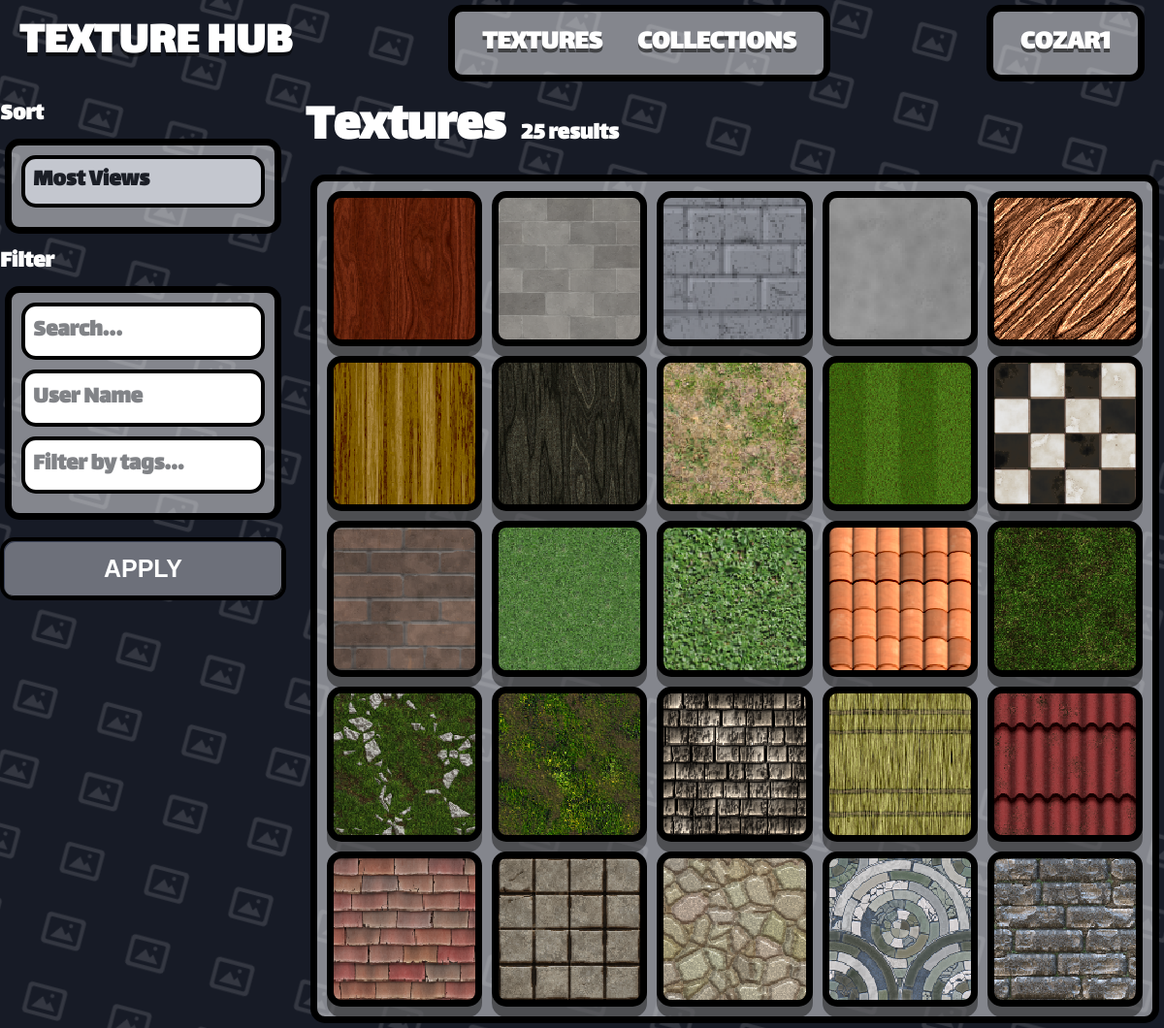
The app's page /0 (signed in) with its own data.
### app.py (models this page shows)
class User(db.Model):  # pylint: disable=too-few-public-methods
    __tablename__ = "User"
    user_id = db.Column(db.Integer, primary_key=True)
    user_name = db.Column(db.String(80), unique=True, nullable=False)
    user_password = db.Column(db.String(120), nullable=False)
    user_rating = db.Column(db.Integer, default=0)

class Texture(db.Model):  # pylint: disable=too-few-public-methods
    __tablename__ = "Texture"
    texture_id = db.Column(db.Integer, primary_key=True)
    texture_name = db.Column(db.String(80), unique=True, nullable=False)
    texture_address = db.Column(db.String(120), nullable=False)
    texture_user_id = db.Column(db.Integer, default=0)
    texture_tags = db.Column(db.String(200), nullable=True)

### app.py (the view)
@app.route("/<int:page>", methods=["POST", "GET"])
def home(page=0):
    page_items, name_field, tags_field, owner_field = _get_page_config(page)
    params = _get_filter_params()
    filtered_items = _filter_by_name(page_items, name_field, params["search"])
    filtered_items = [
        item for item in filtered_items
        if item in _filter_by_owner(page_items, owner_field, params["user"])
    ]
    filtered_items = [
        item for item in filtered_items
        if item in _filter_by_tags(page_items, tags_field, params["tags"])
    ]
    if page == 0:
        view_counts, download_counts = _get_texture_counts()
    else:
        view_counts, download_counts = {}, {}
    filtered_items = _sort_items(
        filtered_items, params["sort"], name_field, view_counts, download_counts
    )
    return render_template(
        "home.html",
        user=get_current_user(),
        items=filtered_items,
        page=page,
        search_query=params["search"],
        tag_query=params["tags"],
        user_query=params["user"],
    )

### app.py (called while the page is built, shortened)
def get_current_user():
    user_id = session.get("user_id")
    if user_id is None:
        return None
    return User.query.get(user_id)

@app.template_filter("texture_url")
def texture_image_url(address):
    if not address:
        return DEFAULT_TEXTURE_URL
    addr = str(address).strip().replace("\\", "/")
    if addr.startswith("/static/images/"):
        rel = addr[len("/static/images/"):]
    elif addr.startswith("static/images/"):
        rel = addr[len("static/images/"):]
    else:
        rel = os.path.basename(addr)
    rel = os.path.basename(rel)
    if not rel or rel.startswith("."):
        return DEFAULT_TEXTURE_URL
    full = os.path.join(STATIC_IMAGES_DIR, rel)
    if os.path.isfile(full):
        return f"/static/images/{rel}"
    return DEFAULT_TEXTURE_URL

def _get_page_config(page):
    if page == 0:
        return Texture.query.all(), "texture_name", "texture_tags", "texture_user_id"
    if page == 1:
        return Collection.query.all(), "collection_name", None, "collection_user_id"
    return [], None, None, None

def _get_filter_params():
    source = request.form if request.method == "POST" else request.args
    return {
        "search": source.get("search", "").strip(),
        "tags": source.get("tags", "").strip(),
        "user": source.get("user", "").strip(),
        "sort": source.get("sort", ""),
    }

def _filter_by_name(page_items, name_field, search_query):
    if not search_query or len(search_query) >= NAME_MAX_LENGTH:
        return page_items

def _filter_by_owner(page_items, owner_field, user_query):
    if not (user_query and owner_field) or len(user_query) >= NAME_MAX_LENGTH:
        return page_items

def _filter_by_tags(page_items, tags_field, tag_query):
    if not (tags_field and tag_query) or len(tag_query) >= NAME_MAX_LENGTH:
        return page_items

def _get_texture_counts():
    view_counts = dict(
        db.session.query(
            TextureViews.texture_id,
            func.count(TextureViews.texture_views_id),  # pylint: disable=not-callable
        )
        .group_by(TextureViews.texture_id)
        .all()
    )
    download_counts = dict(
        db.session.query(
            TextureDownloads.texture_id,
            func.count(  # pylint: disable=not-callable
                TextureDownloads.texture_downloads_id
            ),
        )
        .group_by(TextureDownloads.texture_id)
        .all()
    )
    return view_counts, download_counts

### templates/home.html (shortened to what this page needs)
{% extends "template.html" %}
{% block content %}
<div class="th-textures-layout">
    <aside class="th-sidebar">
        <form action="/{{ page }}" method="post">
            <label class="th-label" for="sort">Sort</label>
            <div class="container">
                <div class="th-filter-group">
                    <select class="th-input th-select" id="sort" name="sort">
                        <option value="views">Most Views</option>
                    </select>
                </div>
            </div>
            <label class="th-label" for="search">Filter</label>
            <div class="container">
                <div class="th-filter-group">
                    <input class="th-input" id="search" type="text" name="search" placeholder="Search..."
                        value="{{ search_query }}">
                </div>
                <div class="th-filter-group">
                    <input class="th-input" id="user" type="text" name="user" placeholder="User Name"
                        value="{{ user_query }}">
                </div>
                <div class="th-filter-group">
                    <input class="th-input" id="tags" type="text" name="tags" placeholder="Filter by tags..."
                        value="{{ tag_query }}">
                </div>
            </div>
            <button class="th-btn th-btn-block" type="submit">Apply</button>
        </form>
    </aside>
    <section class="th-textures-main">
        <div class="th-textures-header">
            <h1>{% if page == 1 %}Collections{% else %}Textures{% endif %}</h1>
            <div class="th-results-count">{{ items|length }} results</div>
        </div>
        <div class="container">
            <div class="th-grid-scroll">
                <div class="th-texture-grid">
                    {% for item in items %}
                    {% if page == 0 %}
                    {% include "texture_template.html" %}
                    {% elif page == 1 %}
                    {% include "collection_template.html" %}
                    {% endif %}
                    {% endfor %}
                </div>
            </div>
        </div>
    </section>
</div>
{% endblock %}

### templates/template.html (shortened to what this page needs)
<!DOCTYPE html>
<html lang="en">
<head>
    <link rel="stylesheet" href="https://cdnjs.cloudflare.com/ajax/libs/font-awesome/6.5.2/css/all.min.css">
    <link rel="stylesheet" href="/static/style.css">
</head>
<body class="th-body">
    {% if request.endpoint not in ('login', 'signup') %}
    <header class="th-navbar">
        <a href="/" class="th-brand">TEXTURE HUB</a>
        <div class="container">
            <ul class="th-nav-links">
                <li><a href="/0" class="th-nav-link {% if request.path == '/' %}is-active{% endif %}">TEXTURES</a></li>
                <li><a href="/1"
                        class="th-nav-link {% if request.path == '/collections' %}is-active{% endif %}">COLLECTIONS</a>
                </li>
            </ul>
        </div>
        <div class="container">
            <ul class="th-nav-links">
                {% if user %}
                <li><a class="th-nav-link" href="/user/{{ user.user_name }}">{{ user.user_name }}</a></li>
                {% else %}
                <li><a href="/login" class="th-nav-link {% if request.path == '/' %}is-active{% endif %}">Login</a></li>
                {% endif %}
            </ul>
        </div>
    </header>
    {% endif %}
    <main class="th-page">
        {% block content %}
        {% endblock %}
    </main>
</body>
</html>

### templates/texture_template.html
<a href="/texture/{{ item.texture_id }}" class="item"
    style="background-image: url('{{ item.texture_address | texture_url }}'); background-size: cover; background-position: center; background-repeat: no-repeat;">
    <div class="item-thumb"></div>
</a>

### records on screen
User: user_name "COZAR1"
Texture: texture_address|texture_url (picture)
Texture: texture_address|texture_url (picture)
Texture: texture_address|texture_url (picture)
Texture: texture_address|texture_url (picture)
Texture: texture_address|texture_url (picture)
Texture: texture_address|texture_url (picture)
Texture: texture_address|texture_url (picture)
Texture: texture_address|texture_url (picture)
Texture: texture_address|texture_url (picture)
Texture: texture_address|texture_url (picture)
Texture: texture_address|texture_url (picture)
Texture: texture_address|texture_url (picture)
Texture: texture_address|texture_url (picture)
Texture: texture_address|texture_url (picture)
Texture: texture_address|texture_url (picture)
Texture: texture_address|texture_url (picture)
Texture: texture_address|texture_url (picture)
Texture: texture_address|texture_url (picture)
Texture: texture_address|texture_url (picture)
Texture: texture_address|texture_url (picture)
Texture: texture_address|texture_url (picture)
Texture: texture_address|texture_url (picture)
Texture: texture_address|texture_url (picture)
Texture: texture_address|texture_url (picture)
Texture: texture_address|texture_url (picture)

### other values on screen
{{ items|length }} "25"
